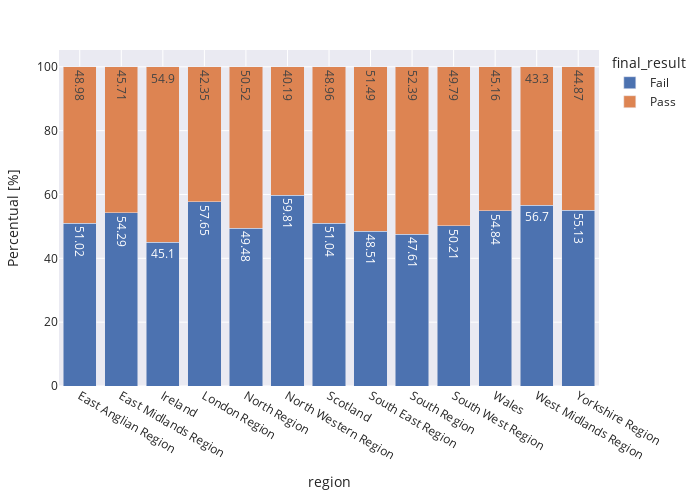

Here is the notebook cell this chart was saved with:
### Code cell
count_plot(90,0,student_info,"region")
plt.show()
stacked_plot(student_info, 'region', 'final_result', 'id_student')

### Figure 1 — Plotly figure (JSON) as saved in the notebook; plotly's stock layout.template omitted (floating-point values rounded to 4 significant figures)
{"data": [{"alignmentgroup": "True", "hovertemplate": "final_result=Fail<br>region=%{x}<br>Percentual=%{text}<extra></extra>", "legendgroup": "Fail", "marker": {"color": "rgb(76,114,176)", "pattern": {"shape": ""}}, "name": "Fail", "offsetgroup": "Fail", "orientation": "v", "showlegend": true, "text": [51.02, 54.29, 45.1, 57.65, 49.48, 59.81, 51.04, 48.51, 47.61, 50.21, 54.84, 56.7, 55.13], "textposition": "auto", "type": "bar", "x": ["East Anglian Region", "East Midlands Region", "Ireland", "London Region", "North Region", "North Western Region", "Scotland", "South East Region", "South Region", "South West Region", "Wales", "West Midlands Region", "Yorkshire Region"], "xaxis": "x", "y": [51.02, 54.29, 45.1, 57.65, 49.48, 59.81, 51.04, 48.51, 47.61, 50.21, 54.84, 56.7, 55.13], "yaxis": "y"}, {"alignmentgroup": "True", "hovertemplate": "final_result=Pass<br>region=%{x}<br>Percentual=%{text}<extra></extra>", "legendgroup": "Pass", "marker": {"color": "rgb(221,132,82)", "pattern": {"shape": ""}}, "name": "Pass", "offsetgroup": "Pass", "orientation": "v", "showlegend": true, "text": [48.98, 45.71, 54.9, 42.35, 50.52, 40.19, 48.96, 51.49, 52.39, 49.79, 45.16, 43.3, 44.87], "textposition": "auto", "type": "bar", "x": ["East Anglian Region", "East Midlands Region", "Ireland", "London Region", "North Region", "North Western Region", "Scotland", "South East Region", "South Region", "South West Region", "Wales", "West Midlands Region", "Yorkshire Region"], "xaxis": "x", "y": [48.98, 45.71, 54.9, 42.35, 50.52, 40.19, 48.96, 51.49, 52.39, 49.79, 45.16, 43.3, 44.87], "yaxis": "y"}], "layout": {"barmode": "stack", "height": 500, "legend": {"title": {"text": "final_result"}, "tracegroupgap": 0}, "margin": {"b": 20, "l": 20, "r": 50, "t": 50}, "uniformtext": {"minsize": 9, "mode": "hide"}, "width": 700, "xaxis": {"anchor": "y", "domain": [0, 1], "title": {"text": "region"}}, "yaxis": {"anchor": "x", "domain": [0, 1], "title": {"text": "Percentual [%]"}}}}
